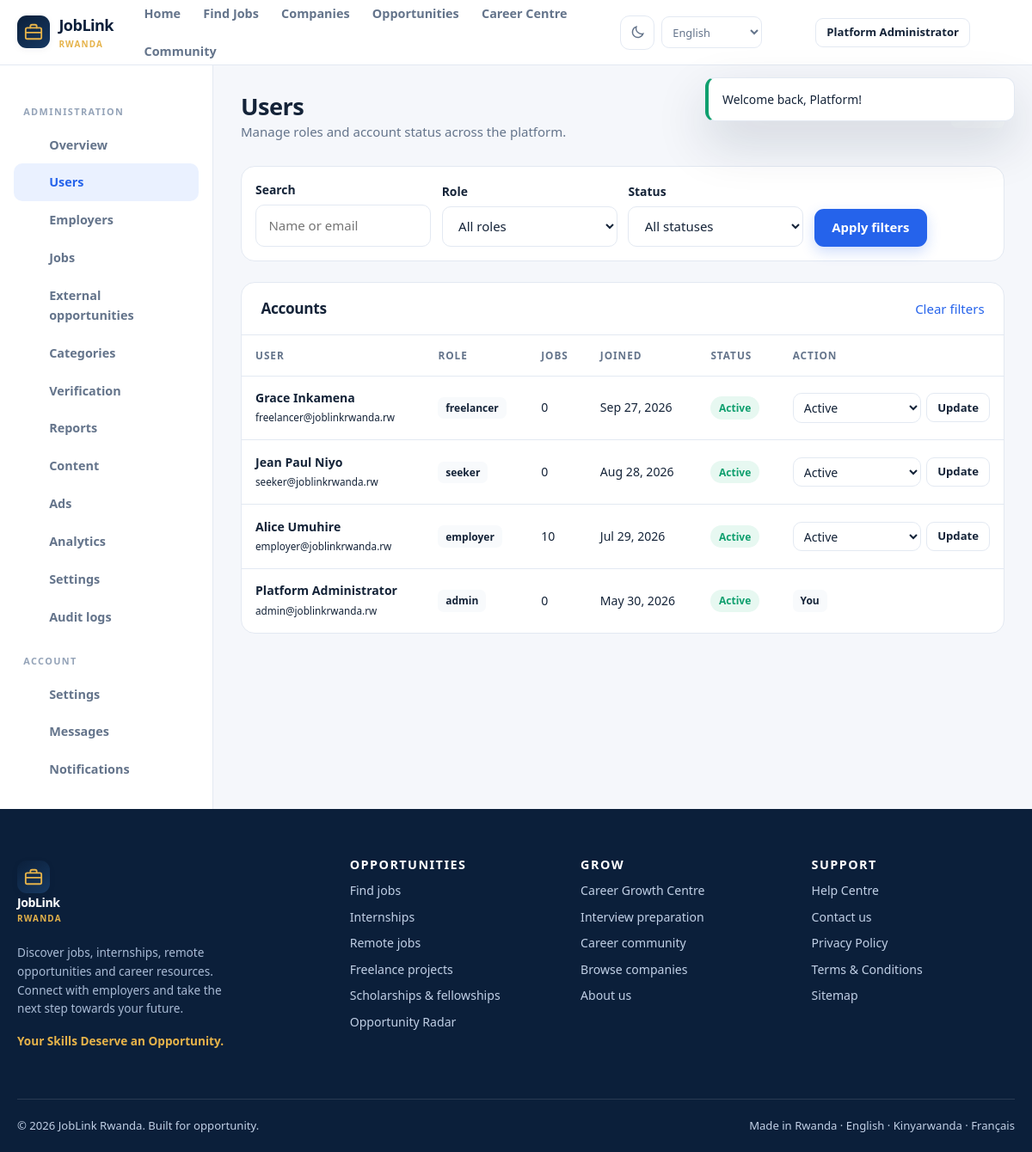
Page /admin/users (signed in) on the committed database.
### tables this page shows
CREATE TABLE IF NOT EXISTS users (
    id INT UNSIGNED AUTO_INCREMENT PRIMARY KEY,
    name VARCHAR(150) NOT NULL,
    email VARCHAR(190) NOT NULL,
    password_hash VARCHAR(255) NOT NULL,
    role ENUM('seeker','employer','freelancer','admin') NOT NULL DEFAULT 'seeker',
    phone VARCHAR(40) DEFAULT NULL,
    avatar VARCHAR(255) DEFAULT NULL,
    status ENUM('active','pending','suspended','deactivated') NOT NULL DEFAULT 'active',
    email_verified_at DATETIME DEFAULT NULL,
    verification_token VARCHAR(64) DEFAULT NULL,
    remember_token VARCHAR(64) DEFAULT NULL,
    last_login_at DATETIME DEFAULT NULL,
    created_at DATETIME NOT NULL DEFAULT CURRENT_TIMESTAMP,
    updated_at DATETIME NOT NULL DEFAULT CURRENT_TIMESTAMP ON UPDATE CURRENT_TIMESTAMP,
    deleted_at DATETIME DEFAULT NULL,
    UNIQUE KEY uq_users_email (email),
    KEY idx_users_role_status (role, status),
    KEY idx_users_created (created_at)
);

CREATE TABLE IF NOT EXISTS employers (
    id INT UNSIGNED AUTO_INCREMENT PRIMARY KEY,
    user_id INT UNSIGNED NOT NULL,
    company_id INT UNSIGNED DEFAULT NULL,
    job_title VARCHAR(120) DEFAULT NULL,
    created_at DATETIME NOT NULL DEFAULT CURRENT_TIMESTAMP,
    UNIQUE KEY uq_employers_user (user_id),
    KEY idx_employers_company (company_id),
    CONSTRAINT fk_employers_user FOREIGN KEY (user_id) REFERENCES users(id) ON DELETE CASCADE,
    CONSTRAINT fk_employers_company FOREIGN KEY (company_id) REFERENCES companies(id) ON DELETE SET NULL
);

### app/Views/admin/users.php (the view, shortened to what the rows shown need)
<div class="dashboard">
  <?php
  include BASE_PATH . '/app/Views/partials/dashboard_sidebar.php';
  ?>
  <main class="dash-main">
    <div class="dash-head">
      <div><h1>Users</h1><p>Manage roles and account status across the platform.</p></div>
      <span class="badge"><?= e($pager->summary()) ?></span>
    </div>
    <form class="filters" method="get" action="<?= e(url('admin/users')) ?>" style="margin-bottom:1.5rem">
      <div class="filter-row">
        <div class="form-group">
          <label class="form-label" for="user-q">Search</label>
          <input class="form-control" id="user-q" type="search" name="q" value="<?= e($q) ?>" placeholder="Name or email">
        </div>
        <div class="form-group">
          <label class="form-label" for="user-role">Role</label>
          <select class="form-control" id="user-role" name="role">
            <option value="">All roles</option>
          </select>
        </div>
        <div class="form-group">
          <label class="form-label" for="user-status">Status</label>
          <select class="form-control" id="user-status" name="status">
            <option value="">All statuses</option>
          </select>
        </div>
        <div class="form-group"><button class="btn btn-primary" type="submit">Apply filters</button></div>
      </div>
    </form>
    <section class="panel">
      <div class="panel-head"><h2>Accounts</h2><a href="<?= e(url('admin/users')) ?>">Clear filters</a></div>
      <div class="panel-body panel-body flush">
        <?php if (!$rows): ?>
          <?php $emptyTitle = 'No matching users'; $emptyText = 'Try changing the filters or search terms.'; include BASE_PATH . '/app/Views/partials/empty.php'; ?>
        <?php else: ?>
          <?php $statuses = ['active', 'pending', 'suspended', 'deactivated']; $adminId = (int) \App\Core\Auth::id(); ?>
          <div class="table-wrap"><table>
            <thead><tr><th>User</th><th>Role</th><th>Jobs</th><th>Joined</th><th>Status</th><th>Action</th></tr></thead>
            <tbody>
              <?php foreach ($rows as $row): ?>
                <tr>
                  <td>
                    <strong><?= e($row['name']) ?></strong><br>
                    <small><?= e($row['email']) ?></small>
                  </td>
                  <td><span class="badge"><?= e($row['role']) ?></span></td>
                  <td><?= (int) ($row['jobs_count'] ?? 0) ?></td>
                  <td><?= e(format_date($row['created_at'] ?? null)) ?></td>
                  <td><span class="status status-<?= e($row['status']) ?>"><?= e($row['status']) ?></span></td>
                  <td>
                    <?php if ((int) $row['id'] === $adminId): ?>
                      <span class="badge" title="You cannot change your own status">You</span>
                    <?php else: ?>
                      <form method="post" action="<?= e(url('admin/users/' . $row['id'] . '/status')) ?>" style="display:flex;gap:.4rem;align-items:center">
                        <select class="form-control" name="status" style="min-width:130px;min-height:34px;padding:.35rem .5rem" aria-label="Status for <?= e($row['name']) ?>">
                          <?php foreach ($statuses as $option): ?>
                            <option value="<?= e($option) ?>" <?= $row['status'] === $option ? 'selected' : '' ?>><?= e(ucfirst($option)) ?></option>
                          <?php endforeach; ?>
                        </select>
                        <button class="btn btn-sm btn-outline" type="submit">Update</button>
                      </form>
                    <?php endif; ?>
                  </td>
                </tr>
              <?php endforeach; ?>
            </tbody>
          </table></div>
        <?php endif; ?>
      </div>
    </section>
  </main>
</div>

### app/Core/Router.php (shortened to what the rows shown need)
<?php
final class Router
{
    private array $routes = [];
    private array $middleware = [];
    public function middleware(string $name, callable $handler): void
    {
        $this->middleware[$name] = $handler;
    }
    public function add(string $methods, string $pattern, string $handler, array $middleware = []): void
    {
        foreach (explode('|', $methods) as $method) {
            $this->routes[] = [
                'method' => strtoupper(trim($method)),
                'regex' => $this->compile($pattern),
                'handler' => $handler,
                'middleware' => $middleware,
                'pattern' => $pattern,
            ];
        }
    }
    private function compile(string $pattern): string
    {
        $pattern = preg_replace('/\/(?=\{[a-zA-Z_]+\?\})/', '', $pattern) ?? $pattern;
        $pattern = preg_replace_callback('/\{([a-zA-Z_]+)(\?)?\}/', static function ($m) {
            return ($m[2] ?? '') === '?' ? '(?:/(?P<' . $m[1] . '>[^/]+))?' : '(?P<' . $m[1] . '>[^/]+)';
        }, $pattern) ?? $pattern;
        return '#^' . $pattern . '$#u';
    }
    public function dispatch(Request $request): void
    {
        foreach ($this->routes as $route) {
            if ($route['method'] !== $request->method) {
                continue;
            }
            if (!preg_match($route['regex'], $request->path, $matches)) {
                continue;
            }
            $params = [];
            $request->setRouteParams($params);
            foreach ($route['middleware'] as $middleware) {
                [$name, $argument] = array_pad(explode(':', $middleware, 2), 2, null);
                $result = ($this->middleware[$name])($request, $argument);
            }
            [$class, $method] = explode('@', $route['handler'], 2);
            $controller = new $fqcn($request);
            $controller->{$method}();
            return;
        }
    }
}

### app/Views/partials/header.php (shortened to what the rows shown need)
<?php
$user = Auth::user();
$unread = $user ? (int) App\Core\Database::scalar('SELECT COUNT(*) FROM notifications WHERE user_id = :id AND is_read = 0', ['id' => $user['id']]) : 0;
$currentPath = parse_url($_SERVER['REQUEST_URI'] ?? '/', PHP_URL_PATH) ?: '/';
$isActive = static fn(string $path): string => str_contains($currentPath, $path) ? ' active' : '';
?>
<header class="site-header">
  <div class="container nav-container">
    <a class="brand" href="<?= e(url()) ?>" aria-label="JobLink Rwanda home">
      <span class="brand-mark"><svg viewBox="0 0 24 24" fill="none" stroke="currentColor" stroke-width="2" stroke-linecap="round"><rect x="2" y="7" width="20" height="14" rx="2"/><path d="M8 7V5a2 2 0 0 1 2-2h4a2 2 0 0 1 2 2v2M2 13h20"/></svg></span>
      <span>JobLink<small>Rwanda</small></span>
    </a>
    <nav class="nav-links" aria-label="Main navigation">
      <a class="nav-link<?= $currentPath === rtrim(BASE_URL, '/') . '/' || $currentPath === '/' ? ' active' : '' ?>" href="<?= e(url()) ?>"><?= t('nav_home') ?></a>
      <a class="nav-link<?= $isActive('/jobs') ?>" href="<?= e(url('jobs')) ?>"><?= t('nav_jobs') ?></a>
      <a class="nav-link<?= $isActive('/companies') ?>" href="<?= e(url('companies')) ?>"><?= t('nav_companies') ?></a>
      <a class="nav-link<?= $isActive('/opportunity-radar') ?>" href="<?= e(url('opportunity-radar')) ?>"><?= t('nav_opportunities') ?></a>
      <a class="nav-link<?= $isActive('/career-centre') ?>" href="<?= e(url('career-centre')) ?>"><?= t('nav_career') ?></a>
      <a class="nav-link<?= $isActive('/community') ?>" href="<?= e(url('community')) ?>"><?= t('nav_community') ?></a>
    </nav>
    <div class="nav-actions">
      <button class="theme-toggle" type="button" aria-label="Toggle dark mode"><?= icon('moon', 18) ?></button>
      <select class="lang-picker" aria-label="<?= e(t('language')) ?>" onchange="window.location.href='<?= e(url()) ?>?lang='+this.value">
        <?php foreach (I18n::supported() as $code => $name): ?>
          <option value="<?= e($code) ?>" <?= I18n::locale() === $code ? 'selected' : '' ?>><?= e($name) ?></option>
        <?php endforeach; ?>
      </select>
      <?php if ($user): ?>
        <?php if ($unread > 0): ?>
        <div class="notif-wrap">
          <a id="notif-toggle" class="btn btn-ghost btn-sm" href="<?= e(url('notifications')) ?>" aria-label="Notifications"><?= icon('bell', 20) ?><span class="notif-dot"></span></a>
          <div id="notif-panel" class="notif-panel hide"><div id="notif-list" class="small muted" style="padding:.8rem">Loading…</div></div>
        </div>
        <?php else: ?>
          <a class="btn btn-ghost btn-sm" href="<?= e(url('notifications')) ?>" aria-label="Notifications"><?= icon('bell', 20) ?></a>
        <?php endif; ?>
        <a class="btn btn-outline btn-sm" href="<?= e(url(match ($user['role']) {
          'admin' => 'admin/dashboard', 'employer' => 'employer/dashboard',
          'freelancer' => 'freelancer/dashboard', default => 'dashboard',
        })) ?>"><?= e($user['name']) ?></a>
        <form method="post" action="<?= e(url('logout')) ?>" class="m-0"><?= csrf_field() ?><button class="btn btn-ghost btn-sm" type="submit" title="<?= e(t('logout')) ?>"><?= icon('arrow', 18) ?></button></form>
      <?php endif; ?>
    </div>
  </div>
</header>

### rows in the picture
users: name "Platform Administrator", email "admin@joblinkrwanda.rw", role "admin", jobs_count "0", created_at "May 30, 2026", status "Active", shows "You"
users: name "Grace Inkamena", email "freelancer@joblinkrwanda.rw", role "freelancer", jobs_count "0", created_at "Sep 27, 2026", status "Active"
users: name "Jean Paul Niyo", email "seeker@joblinkrwanda.rw", role "seeker", jobs_count "0", created_at "Aug 28, 2026", status "Active"
employers: user.name "Alice Umuhire", user.email "employer@joblinkrwanda.rw", user.role "employer", jobs_count "10", user.created_at "Jul 29, 2026", user.status "Active", status "Active"

### other values in the picture
$link[0] "Overview"
$link[0] "Users"
$link[0] "Employers"
$link[0] "Jobs"
$link[0] "External opportunities"
$link[0] "Categories"
$link[0] "Verification"
$link[0] "Reports"
$link[0] "Content"
$link[0] "Ads"
$link[0] "Analytics"
$link[0] "Settings"
$link[0] "Audit logs"
$flash['message'] "Welcome back, Platform!"
form field value "English"
